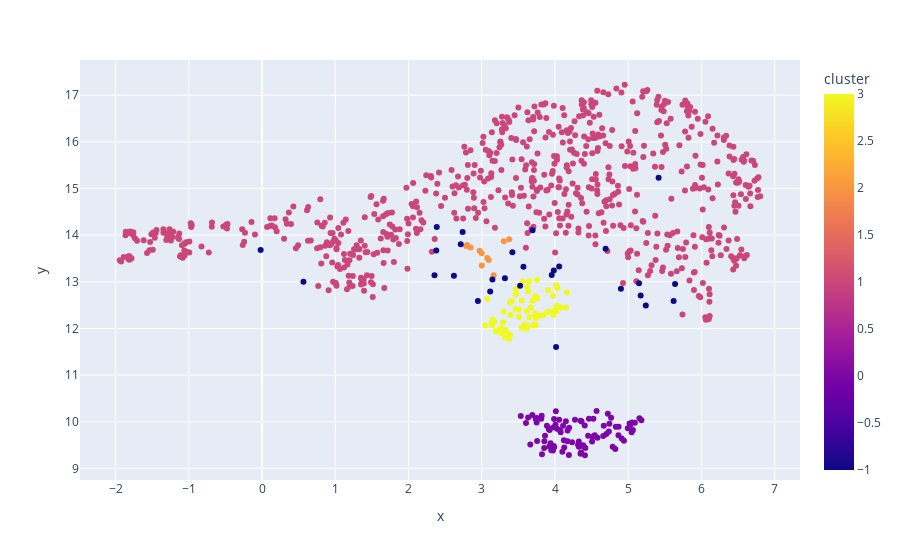

Notebook source saved alongside this figure:
### Markdown cell above
## Step 4: Visualization of results

### Code cell
import plotly.express as px

reducer = UMAP()

coords = reducer.fit_transform(embeddings).transpose()  # Create a 2-D version for visualization
dataframe = pd.DataFrame({'text': sentences, 'x': coords[0], 'y': coords[1], 'cluster': labels})

fig = px.scatter(dataframe, x='x', y='y', hover_name='text', color='cluster')
fig.show()

### Figure 1 — Plotly figure (JSON) as saved in the notebook; plotly's stock layout.template omitted (floating-point values rounded to 4 significant figures; data arrays with more than 128 entries replaced by an {"elided": "..."} marker saying what was removed)
{"data": [{"hovertemplate": "<b>%{hovertext}</b><br><br>x=%{x}<br>y=%{y}<br>cluster=%{marker.color}<extra></extra>", "hovertext": {"elided": "888 str values"}, "legendgroup": "", "marker": {"color": {"elided": "888 int values"}, "coloraxis": "coloraxis", "symbol": "circle"}, "mode": "markers", "name": "", "orientation": "v", "showlegend": false, "type": "scatter", "x": {"elided": "888 float values"}, "xaxis": "x", "y": {"elided": "888 float values"}, "yaxis": "y"}], "layout": {"coloraxis": {"colorbar": {"title": {"text": "cluster"}}, "colorscale": [[0, "#0d0887"], [0.1111, "#46039f"], [0.2222, "#7201a8"], [0.3333, "#9c179e"], [0.4444, "#bd3786"], [0.5556, "#d8576b"], [0.6667, "#ed7953"], [0.7778, "#fb9f3a"], [0.8889, "#fdca26"], [1, "#f0f921"]]}, "legend": {"tracegroupgap": 0}, "margin": {"t": 60}, "xaxis": {"anchor": "y", "domain": [0, 1], "title": {"text": "x"}}, "yaxis": {"anchor": "x", "domain": [0, 1], "title": {"text": "y"}}}}
